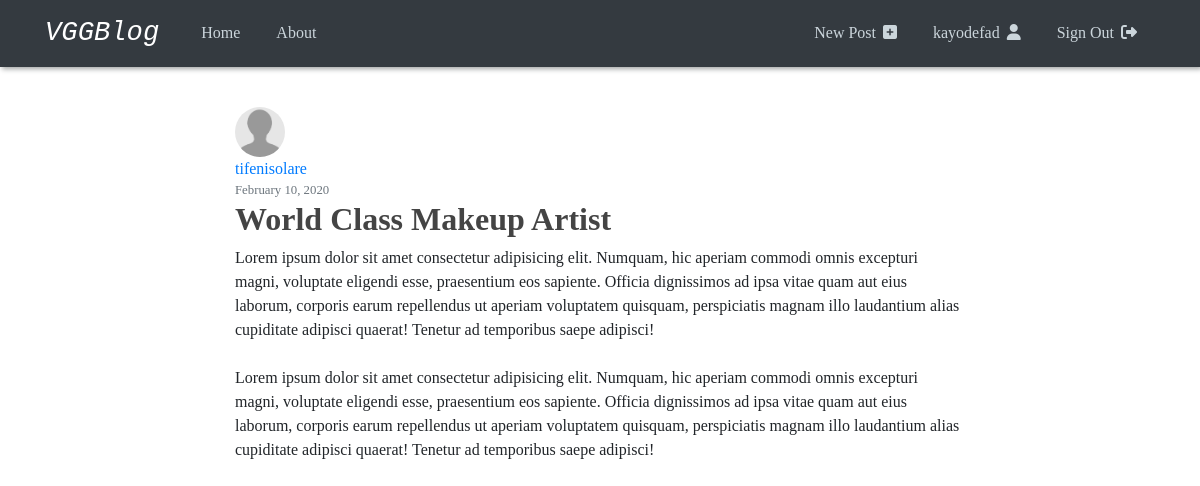
/post/3 (signed in), run on the app's committed database.
### vggblog/models.py (models this page shows, shortened)
class User(db.Model, UserMixin):
  id = db.Column(db.Integer, primary_key=True)
  username = db.Column(db.String(20), unique=True, nullable=False)
  image_file = db.Column(db.String(20), nullable=False, default='default.jpg')
  password = db.Column(db.String(60), nullable=False)
  posts = db.relationship('Post', backref='author', lazy=True)

class Post(db.Model):
  id = db.Column(db.Integer, primary_key=True)
  title = db.Column(db.String(100), nullable=False)
  date_posted = db.Column(db.DateTime, nullable=False, default=datetime.utcnow)
  content = db.Column(db.Text, nullable=False)
  user_id = db.Column(db.Integer, db.ForeignKey('user.id'), nullable=False)

### vggblog/routes.py (the view)
@app.route('/post/<int:post_id>')
def post(post_id):
  post = Post.query.get_or_404(post_id)
  return render_template('post.html', title=post.title, post=post)

### vggblog/models.py (called while the page is built)
@login_manager.user_loader
def load_user(user_id):
  return User.query.get(int(user_id))

### vggblog/templates/post.html (shortened to what this page needs)
{% extends "layout.html" %}
{% block content %}
  <article class="content-section">
    <img class="rounded-circle article-img" src="{{url_for('static', filename='profile_pics/' + post.author.image_file)}}" alt="">
    <div class="media-body">
      <div class="article-metadata">
        <a class="mr-2" href="#">{{ post.author.username }}</a>
        <small class="text-muted">{{ post.date_posted.strftime('%B %d, %Y') }}</small>
      </div>
      <h2 class="article-title">{{ post.title }}</h2>
      <p class="article-content">{{ post.content }}</p>
    </div>
  </article>
{% endblock content %}

### vggblog/templates/layout.html (shortened to what this page needs)
<!DOCTYPE html>
<html lang="en">
  <head>
    <link
      rel="stylesheet"
      href="https://stackpath.bootstrapcdn.com/bootstrap/4.4.1/css/bootstrap.min.css"
    />
    <link rel="stylesheet" type="text/css" href="{{ url_for('static', filename='main.css') }}">
  </head>
  <body>
    <header class="site-header">
      <nav class="navbar navbar-expand-md navbar-dark bg-dark">
        <div class="container">
          <a class="navbar-brand mr-4" href="{{ url_for('home') }}">VGGBlog</a>
          <div class="collapse navbar-collapse" id="navbarToggle">
            <div class="navbar-nav mr-auto">
              <a class="nav-item nav-link" href="{{ url_for('home') }}">Home</a>
              <a class="nav-item nav-link" href="{{ url_for('about') }}">About</a>
            </div>
            <div class="navbar-nav">
              {% if current_user.is_authenticated %}
              <a class="nav-item nav-link" href="{{ url_for('new_post') }}">New Post <i class="fas fa-plus-square"></i></a>
              <a style="text-transform: lowercase;" class="nav-item nav-link" href="{{ url_for('account') }}">{{current_user.username}} <i class="fas fa-user"></i></a s>
              <a class="nav-item nav-link" href="{{ url_for('logout') }}">Sign Out <i class="fas fa-sign-out-alt"></i></a>
              {% else %}
              <a class="nav-item nav-link" href="{{ url_for('login') }}">Sign In <i class="fas fa-sign-in-alt"></i></a>
              <a class="nav-item nav-link" href="{{ url_for('register') }}">Become a Member <i class="fas fa-hand-point-right"></i></a>
              {% endif %}
            </div>
          </div>
        </div>
      </nav>
    </header>
    <main role="main" class="container">
    <div class="row">
      <div class="col-md-8 mx-auto">
        {% block content %}{% endblock %}
      </div>
    </div>
    </main>
  </body>
</html>

### vggblog/static/main.css (style rules this page uses)
body { font-family: Cambria, Cochin, Georgia, Times, 'Times New Roman', serif; }
h1, h2, h3, h4, h5, h6 { color: #444444; }
header { position: sticky; top: 0; z-index: 50; box-shadow: 2px 2px 5px rgb(161, 163, 163); }
.site-header .navbar-brand { font-family: 'Cookie', cursive; font-family: 'Courier New', Courier, monospace; font-style: italic; font-size: 1.7rem; }
.site-header .navbar-nav .nav-link { color: #cbd5db; margin: 0 10px; }
.site-header .navbar-nav i { margin-left: 3px; }
main { margin-top: 2.5rem; }
.article-title { color: #444444; font-weight: bold; }
.article-content { white-space: pre-line; }
.article-img { height: 50px; width: 50px; margin-right: 16px; }
.article-metadata { display: flex; flex-direction: column; }

### data on the page
User: username "kayodefad"
User: image_file (placeholder picture), author.username "tifenisolare"
Post: date_posted "February 10, 2020", title "World Class Makeup Artist", content "Lorem ipsum dolor sit amet consectetur adipisicing elit. Numquam, hic aperiam commodi omnis excepturi magni, voluptate eligendi esse, praesentium eos sapiente. Officia dignissimos ad ipsa vitae quam aut eius laborum, corporis earum repellendus ut aperiam voluptatem quisquam, perspiciatis magnam illo laudantium alias cupiditate adipisci quaerat! Tenetur ad temporibus saepe adipisci! Lorem ipsum dolor sit amet consectetur adipisicing elit. Numquam, hic aperiam commodi omnis excepturi magni, voluptate eligendi esse, praesentium eos sapiente. Officia dignissimos ad ipsa vitae quam aut eius laborum, corporis earum repellendus ut aperiam voluptatem quisquam, perspiciatis magnam illo laudantium…"
